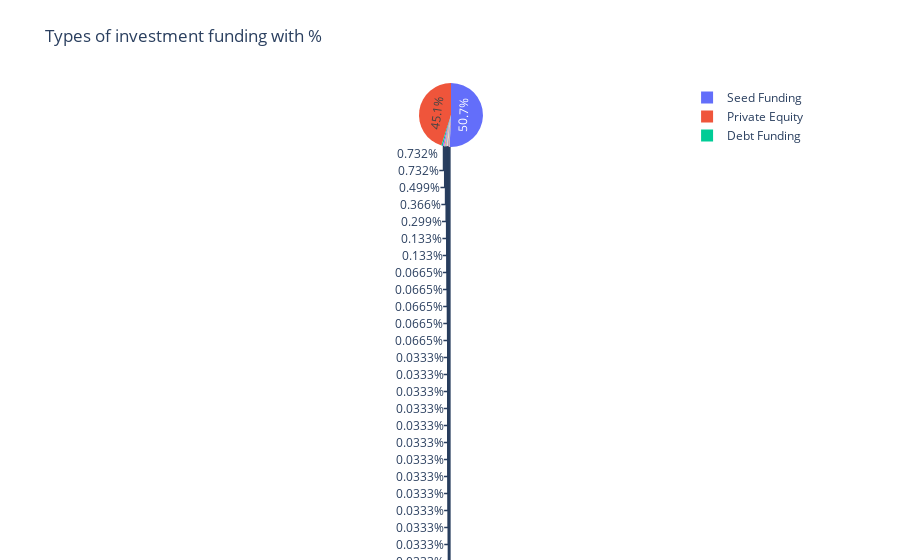

This figure's notebook cell:
### Code cell
temp = funding_data["InvestmentnType"].value_counts()
labels = temp.index
sizes = (temp / temp.sum())*100
trace = go.Pie(labels=labels, values=sizes, hoverinfo='label+percent')
layout = go.Layout(title='Types of investment funding with %')
data = [trace]
fig = go.Figure(data=data, layout=layout)
py.iplot(fig, filename="BorrowerGender")

### Figure 1 — Plotly figure (JSON) as saved in the notebook; plotly's stock layout.template omitted (floating-point values rounded to 4 significant figures)
{"data": [{"hoverinfo": "label+percent", "labels": ["Seed Funding", "Private Equity", "Debt Funding", "Series A", "Series B", "Series C", "Series D", "Seed Round", "Pre-Series A", "Private Equity Round", "Crowd Funding", "pre-Series A", "Equity", "Venture Round", "Seed", "Mezzanine", "Venture - Series Unknown", "Series F", "Single Venture", "Debt-Funding", "Bridge Round", "Structured Debt", "Series E", "Maiden Round", "Term Loan", "Series B (Extension)", "Seed Funding Round", "Pre Series A", "pre-series A", "Angel", "Private", "Series J", "Angel Funding", "Debt", "Private Funding", "Seed funding", "Equity Based Funding", "Corporate Round", "Private\\\\nEquity", "Angel Round", "Debt and Preference capital", "Inhouse Funding"], "type": "pie", "values": [50.7, 45.14, 0.7319, 0.7319, 0.499, 0.3659, 0.2994, 0.1331, 0.1331, 0.06653, 0.06653, 0.06653, 0.06653, 0.06653, 0.03327, 0.03327, 0.03327, 0.03327, 0.03327, 0.03327, 0.03327, 0.03327, 0.03327, 0.03327, 0.03327, 0.03327, 0.03327, 0.03327, 0.03327, 0.03327, 0.03327, 0.03327, 0.03327, 0.03327, 0.03327, 0.03327, 0.03327, 0.03327, 0.03327, 0.03327, 0.03327, 0.03327]}], "layout": {"title": {"text": "Types of investment funding with %"}}}
